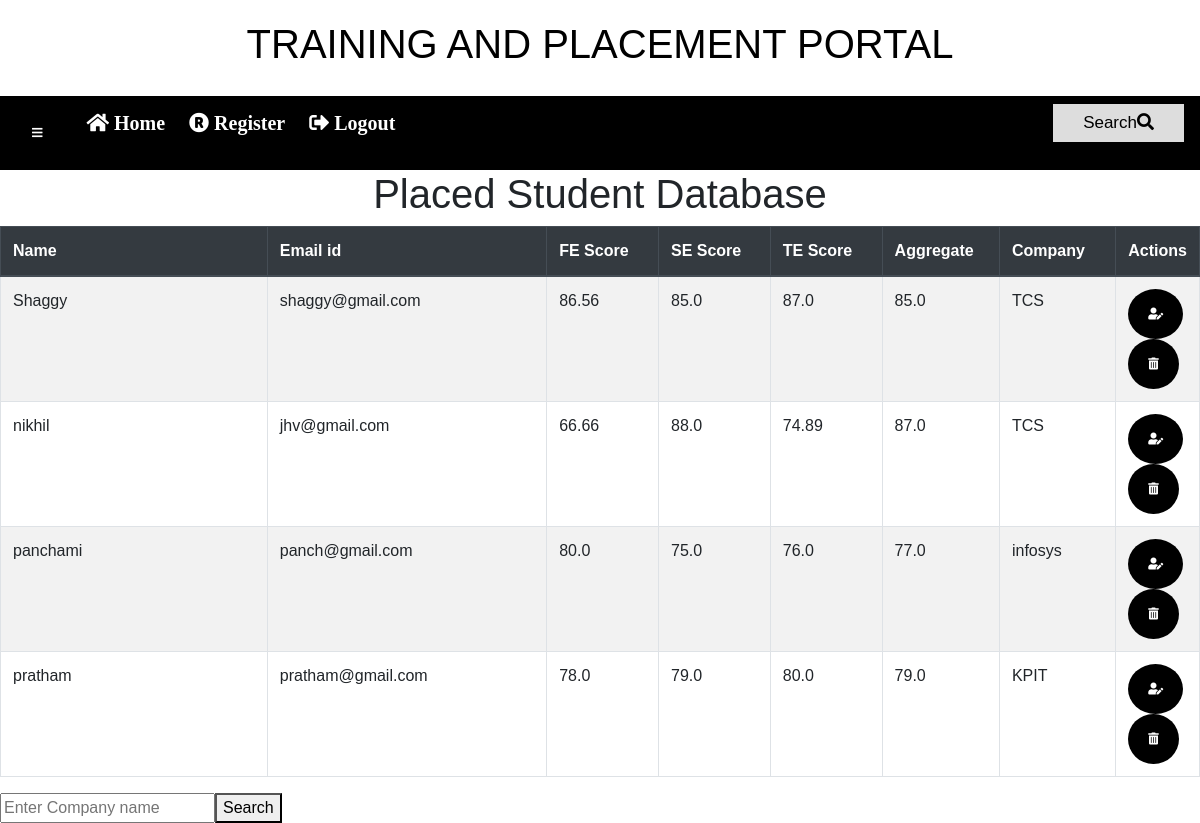
The app's page /pstudent/ with its own data.
### basic_app/models.py (models this page shows)
class Placed_student(models.Model):
	Username = models.CharField(max_length=100)
	FirstName = models.CharField(max_length=100)
	LastName = models.CharField(max_length=100)
	EmailID = models.EmailField()
	MobileNumber = models.CharField(max_length=100)
	Fagg_percentage = models.FloatField(max_length=100)
	F_YroPassing = models.CharField(max_length=100)
	Sagg_percentage = models.FloatField(max_length=100)
	S_YroPassing = models.CharField(max_length=100)
	Tagg_percentage = models.FloatField(max_length=100)
	T_YroPassing = models.CharField(max_length=100)
	Total = models.FloatField(max_length=100)
	Company_name=models.CharField(max_length=100)
	class Meta:
		db_table = "place_student"

### basic_app/views.py (the view)
# urls.py: path('pstudent/',views.pstudent,name='pstudent'),
def pstudent(request):
    ps_details=Placed_student.objects.order_by('FirstName')
    return render(request,'placed_student.html',{'ps_details':ps_details})

### basic_app/templates/basic_app/placed_student.html (shortened to what this page needs)
<!DOCTYPE html>
{% extends "base1.html" %}
{% load staticfiles %}
{% block content %}
<html>
	<head><link rel="stylesheet" href="https://use.fontawesome.com/releases/v5.8.2/css/all.css">             </head>
<tablestyle = width : " 100% "; position : absolute;>
<table border = "1" class="table  table-striped table-bordered  ">
		<thead class="thead-dark">
		<h1 align="center">Placed Student Database </h1>
        	<tr>
        		<th width = "25%">
				Name
			</th>
         		<th width = "25%">
				Email id
			</th>
            		<th width = "10%">
				FE Score
			</th>
            		<th width = "10%">
				SE Score
			</th>
            		<th width = "10%">
				TE Score
                    </th>
                <th width = "10%">
				Aggregate
			</th>
				 <th width = "10%">
				Company
			</th>
			<th width = "5%">
				Actions
            </th>
        <tbody>
        {%for s in ps_details %}
		<tr>
        	    <td>{{s.FirstName}}</td>
                <td>{{s.EmailID}}</td>
                <td>{{s.Fagg_percentage}}</td>
                <td>{{s.Sagg_percentage}}</td>
                <td>{{s.Tagg_percentage}}</td>
                <td>{{s.Total}}</td>
				<td>{{s.Company_name}}</td>
                <td>
                    <a href="/pedit/{{s.id}}" class="btn rounded-circle"><i class="fas fa-user-edit"></i></a>
                  	<a href="/p_per_delete/{{s.id}}" class="btn btn-outline-danger rounded-circle" ><i class="fas fa-trash-alt"></i></a>
                </td>
        </tr>
        {% endfor %}
        </tbody>
</table>
<form id="form" class="Student-sort" action="{% url 'searchcompany' %}" method="POST">
	<input type="text" placeholder="Enter Company name" name="c">
<button style = " width = 50px; height = 40px; position : absolute; right: 440 px; top : 20; ">
       	Search
</button>
</body>
</html>
{% endblock %}

### basic_app/templates/basic_app/base1.html (shortened to what this page needs)
<!DOCTYPE html>
{% load static %}
<html>
  <head>
    <link rel="stylesheet" href="https://use.fontawesome.com/releases/v5.8.2/css/all.css">
    <link rel="stylesheet" href="https://stackpath.bootstrapcdn.com/bootstrap/4.3.1/css/bootstrap.min.css">
  </head>
  <body>
   <div class="header" style="background-image: url({% static 'img/tnp2.jpg' %})" >
  <h1 style="text-align: center">TRAINING AND PLACEMENT PORTAL</h1>
</div>
 <div class="topnav">
  <a><button class="btn"><i class="fa fa-bars"></i></button></a>
   <a class="link " href="{% url 'home' %}"><i class="fas fa-home"> Home</i></a>
    <a class="link " href="{% url 'register' %}"><i class="fas fa-registered"> Register</i></a>
    {% if user.is_authenticated %}
      <a class="link" href="{% url 'logout' %}"><i class="fas fa-sign-out-alt"> Logout</i></a>
       <a class="link" href="{% url 'show' %}"><i class="fab fa-adn"> Admin</i></a>
       <a class="link" href="{% url 'pstudent' %}"><i class="fas fa-user-graduate"> Placed Student</i></a>
       <a class="link" href="{% url 'mplimage' %}"><i class="fas fa-chart-pie"> Graph</i></a>
    {% else %}
      <a class="link" href="{% url 'user_login' %}"><i class="fas fa-sign-out-alt"> Logout</i></a>
    {% endif %}
    <div class="search-container">
      <button type="submit">Search<i class="fa fa-search"></i></button>
    </div>
</div>
      {% block content %}
      {% endblock%}
  </body>
</html>

### basic_app/templates/basic_app/base1.html (style rules this page uses)
body { margin: 0; font-family: Arial, Helvetica, sans-serif; }
.header { padding: 20px; background: white; color: black; font-size: 15px; }
.topnav { overflow: hidden; background-color: black; }
.topnav .search-container { float: right; }
.topnav .search-container button { float: right; padding: 6px 30px; margin-top: 8px; margin-right: 16px; background: #ddd; font-size: 17px; border: none; cursor: pointer; }
.btn { background:black ; border: none; text-align: center; color: white; padding: 16px 20px; font-size: 12px; cursor: pointer; }
.topnav a { float: left; display: block; color: white; text-align: center; padding: 12px 12px; text-decoration: none; font-size: 20px; }

### records on screen
Placed_student: FirstName "Shaggy", EmailID "shaggy@gmail.com", Fagg_percentage "86.56", Sagg_percentage "85.0", Tagg_percentage "87.0", Total "85.0", Company_name "TCS"
Placed_student: FirstName "nikhil", EmailID "jhv@gmail.com", Fagg_percentage "66.66", Sagg_percentage "88.0", Tagg_percentage "74.89", Total "87.0", Company_name "TCS"
Placed_student: FirstName "panchami", EmailID "panch@gmail.com", Fagg_percentage "80.0", Sagg_percentage "75.0", Tagg_percentage "76.0", Total "77.0", Company_name "infosys"
Placed_student: FirstName "pratham", EmailID "pratham@gmail.com", Fagg_percentage "78.0", Sagg_percentage "79.0", Tagg_percentage "80.0", Total "79.0", Company_name "KPIT"
